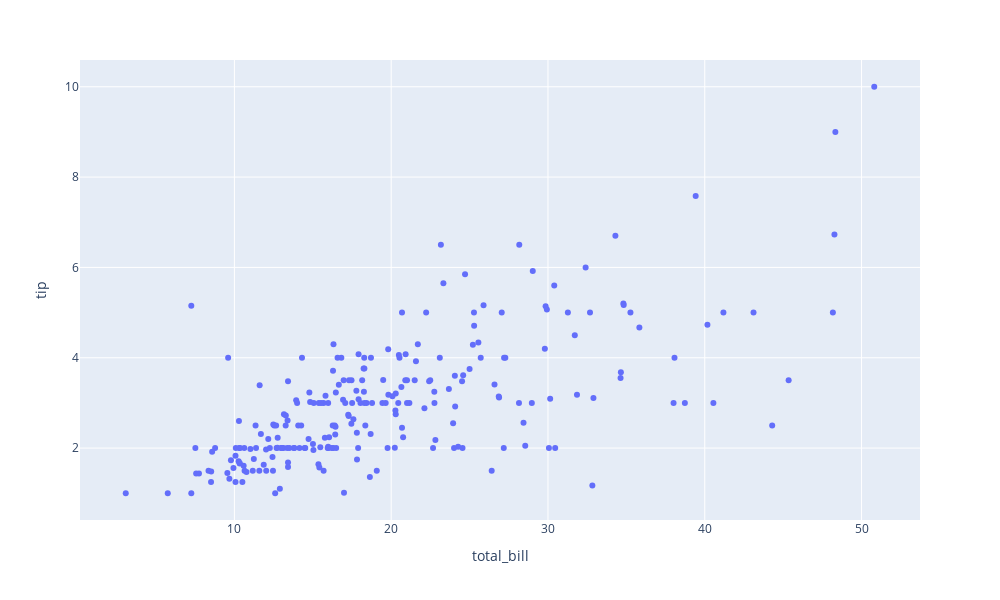

The cell this chart's notebook holds for it:
### Code cell
px.scatter(data_frame=tips, x='total_bill', y='tip', width=1000, height=600)

### Figure 1 — Plotly figure (JSON) as saved in the notebook; plotly's stock layout.template omitted (floating-point values rounded to 4 significant figures; data arrays with more than 128 entries replaced by an {"elided": "..."} marker saying what was removed)
{"data": [{"hovertemplate": "total_bill=%{x}<br>tip=%{y}<extra></extra>", "legendgroup": "", "marker": {"color": "#636efa", "symbol": "circle"}, "mode": "markers", "name": "", "orientation": "v", "showlegend": false, "type": "scatter", "x": {"elided": "244 float values"}, "xaxis": "x", "y": {"elided": "244 float values"}, "yaxis": "y"}], "layout": {"height": 600, "legend": {"tracegroupgap": 0}, "margin": {"t": 60}, "width": 1000, "xaxis": {"anchor": "y", "autorange": true, "domain": [0, 1], "range": [0.152, 53.73], "title": {"text": "total_bill"}, "type": "linear"}, "yaxis": {"anchor": "x", "autorange": true, "domain": [0, 1], "range": [0.4077, 10.59], "title": {"text": "tip"}, "type": "linear"}}}
